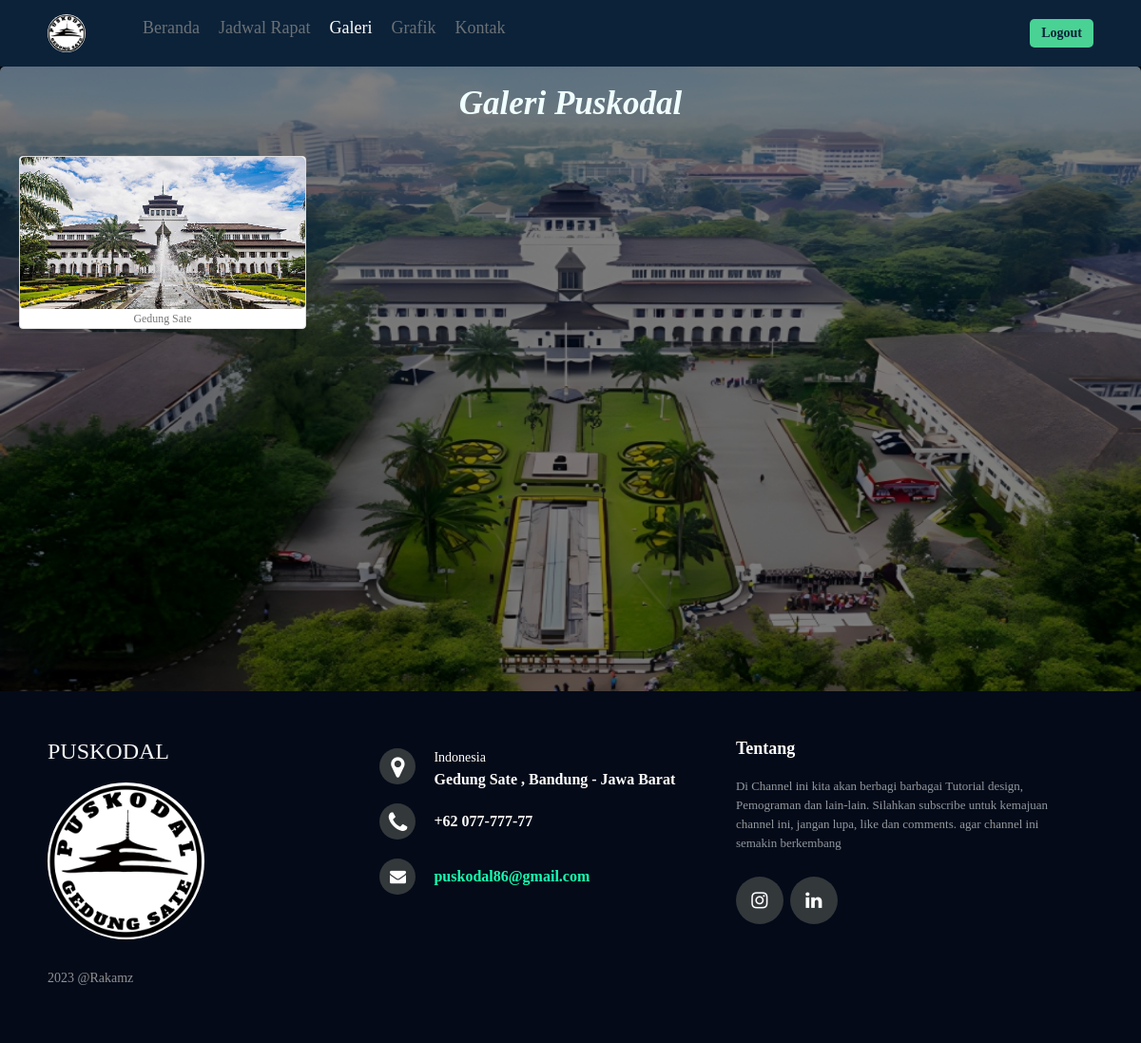
The app's page /galeri-user.php with its own data.
### tables this page shows
CREATE TABLE `image_gallery` (
  `id` int(11) NOT NULL,
  `title` varchar(255) NOT NULL,
  `image` varchar(255) NOT NULL
);

### galeri-user.php (the view, shortened to what this page needs)
<!DOCTYPE html>
<html lang="en">
<head>
    <link rel="stylesheet" href="https://maxcdn.bootstrapcdn.com/bootstrap/3.3.7/css/bootstrap.min.css">
    <link rel="stylesheet" href="https://cdnjs.cloudflare.com/ajax/libs/fancybox/2.1.5/jquery.fancybox.min.css" media="screen">
    <link rel="stylesheet" href="https://cdnjs.cloudflare.com/ajax/libs/font-awesome/4.7.0/css/font-awesome.min.css">
    <link rel="stylesheet" href="css/galeri.css?v=<?php echo time()?>">
</head>
<body>
<header>
        <div class="header-left">
            <div class="logo">
                <img src="./img/logooo.jpg" alt="" class="logo-nav">
            </div>
            <nav>
                <ul>
                    <li>
                        <a href="user.php">Beranda</a>
                    </li>
                    <li>
                        <a href="jadwal-rapat.php" >Jadwal Rapat</a>
                    </li>
                    <li>
                        <a href="#"  class="active" >Galeri</a>
                    </li>
                    <li>
                        <a href="grafik.php">Grafik</a>
                    </li>
                    <li>
                        <a href="">Kontak</a>
                    </li>
                </ul>
            </nav>
        </div>
        <div class="header-right">
            <div class="login-signup">
                <a href="index.html">Logout</a>
            </div>
        </div>
    </header>
    <main>
    <div class="main">
            <img src="./img/background.png" alt="" class="logo-p">
            <div class="container">
<h3 style="text-align: center; font-size: 35px;color:azure" ><i><b>Galeri Puskodal</b></i></h3>
<div class="row">
    <div class='list-group gallery' style="width:100%;">
        <?php
        require('process/conn.php');
        $sql = "SELECT * FROM image_gallery";
        $images = $conn->query($sql);
        while ($image = $images->fetch_assoc()) {
        ?>
            <div class='gambar' style="float: left;">
                <a class="thumbnail fancybox" rel="ligthbox" href="./uploads/<?php echo $image['image'] ?>">
                    <img alt="" src="./uploads/<?php echo $image['image'] ?>" />
                    <div class='text-center'>
                        <small class='text-muted'><?php echo $image['title'] ?></small>
                    </div>
                </a>
            </div>
        <?php } ?>
    </div>
</div>
</div>
    </div>
    </main>
    <footer class="footer">
        <div class="footer-left">
            <h3>PUSKODAL</h3>
            <div class="credit-cards">
                <img src="img/logooo.jpg" alt=""class="logo-nav">
            </div>
            <p class="footer-copyright">2023 @Rakamz</p>
        </div>
        <div class="footer-center">
            <div>
                <i class="fa fa-map-marker"></i>
                <p><span>Indonesia</span>Gedung Sate , Bandung - Jawa Barat</p>
            </div>
            <div>
                <i class="fa fa-phone"></i>
                <p>+62 077-777-77</p>
            </div>
            <div>
                <i class="fa fa-envelope"></i>
                <p><a href="#">puskodal86@gmail.com</a></p>
            </div>
        </div>
        <div class="footer-right">
            <p class="footer-about">
                <span>Tentang</span>
                Di Channel ini kita akan berbagi barbagai Tutorial design, Pemograman dan lain-lain. Silahkan subscribe untuk kemajuan channel ini, jangan lupa, like dan comments. agar channel ini semakin berkembang
            </p>
            <div class="footer-media">
                <a href="https://www.instagram.com/puskodal_gedung_sate" target="_blank"><i class="fa fa-instagram"></i></a>
                <a href="https://www.linkedin.com/in/raka-muhamad-zidan-63865a27b" target="_blank"><i class="fa fa-linkedin"></i></a>
            </div>
        </div>
    </footer>
</body>
</html>

### css/galeri.css (style rules this page uses)
.gallery { display: inline-block; margin-top: 20px; }
.carousel-inner>.item>a>img, .carousel-inner>.item>img, .img-responsive, .thumbnail a>img, .thumbnail>img { width: 300px !important; height: 160px !important; }
.thumbnail { padding:0; position: relative; }
* { padding: 0; margin: 0; box-sizing: border-box; text-decoration: none; list-style: none; font-family: 'Times New Roman', serif; }
img { width: 100%; border-radius:5px; }
header { height: 70px; display: flex; align-items: center; justify-content: space-between; padding: 0 50px; background: #0b2239; }
header .header-left { display: flex; align-items: center; }
header .header-left .logo { width: 40px; }
header .header-left nav { margin-left: 50px; }
header .header-left nav ul { display: flex; }
nav ul li a { display: block; color: #6c7175; font-size: 18px; padding: 5px 10px; transition: 0.2s; }
nav ul li a:hover, nav ul li a.active { color: #fff; }
header .header-right { display: flex; align-items: center; }
header .login-signup { color: #cfd9e0; font-weight: bold; }
header .login-signup a { display: inline-block; color: #0b2239; background: #4ad295; padding: 5px 12px; border-radius: 5px; }
.main { background-color:rgb(0, 0, 0); width:100%; height:657px; position: relative; }
.logo-p { opacity:0.5; position: absolute; height:657px; }
.logo-nav { border-radius:50%; }
.footer { background-color: #040a18; box-sizing: border-box; width: 100%; text-align: left; font: bold 16px sans-serif; padding: 50px 50px 60px 50px; }
.footer .footer-left, .footer .footer-center, .footer .footer-right { display: inline-block; vertical-align: top; }
.footer .footer-left { width: 30%; }
.footer h3 { color: #f5f5f5; margin: 0; padding-bottom: 20px; font-family: Georgia, 'Time New Roman', Times, serif; }
.footer .footer-left img { width:50%; vertical-align: middle; border-radius: 50%; }
.footer .footer-left .credit-cards { width: 100%; }
.footer .footer-copyright { color: #8f9296; font-size: 14px; font-weight: normal; margin: 0; padding-top: 10%; }
.footer .footer-center { width: 35%; }
.footer .footer-center i { background-color: #33383b; color: #ffffff; font-size: 25px; width: 38px; height: 38px; border-radius: 50%; text-align: center; line-height: 42px; margin: 10px 15px; vertical-align: middle; }
.footer .footer-center i.fa-envelope { font-size: 17px; line-height: 38px; }
.footer .footer-center p { display: inline-block; color: #ffffff; vertical-align: middle; margin: 0px; }
.footer .footer-center p span { display: block; font-weight: normal; font-size: 14px; line-height: 2; }
.footer .footer-center p a { color: rgb(22, 255, 177); text-decoration: none; }
.footer .footer-right { width: 30%; }
.footer .footer-about { line-height: 20px; color: #92999f; font-size: 13px; font-weight: normal; margin: 0px; }
.footer .footer-about span { display: block; color: #ffffff; font-size: 18px; font-weight: bold; margin-bottom: 20px; }
.footer .footer-media { margin-top: 25px; }
.footer .footer-media a { display: inline-block; width: 50px; height: 50px; cursor: pointer; background-color: #33383b; border-radius: 50%; font-size: 20px; color: #ffffff; text-align: center; line-height: 50px; margin-right: 3px; margin-bottom: 5px; }
.container { position: sticky; }
.gambar { padding:5px; position: relative; }

### records on screen
image_gallery: image (picture), title "Gedung Sate"
